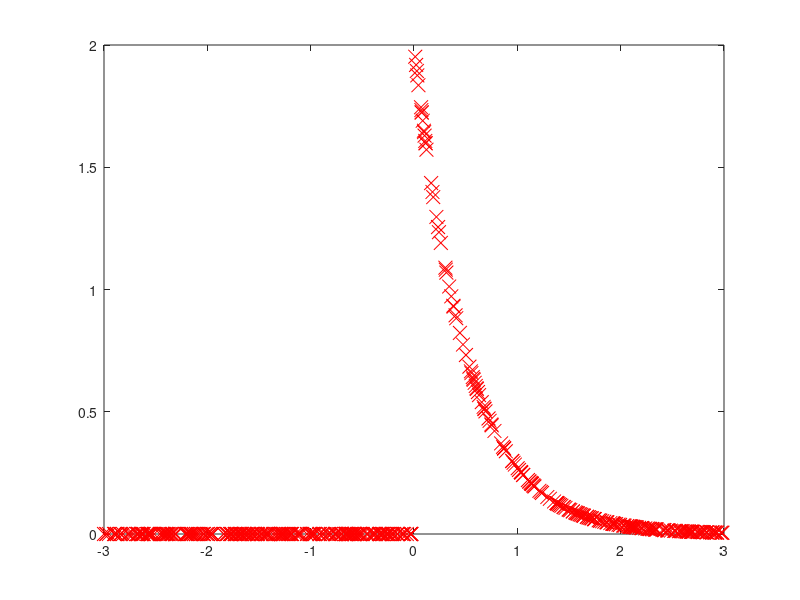

Write MATLAB code to recreate this figure.
lam=2;
for i=1:500
   x(i)=-3+rand*6;
   endfor
for i=1:500
   if(x(i)>=0)
   z(i)=lam*e.^(-(lam*x(i)));
   else
   z(i)=0;
   endif
   endfor
   plot(x,z,'rx','MarkerSize',10);